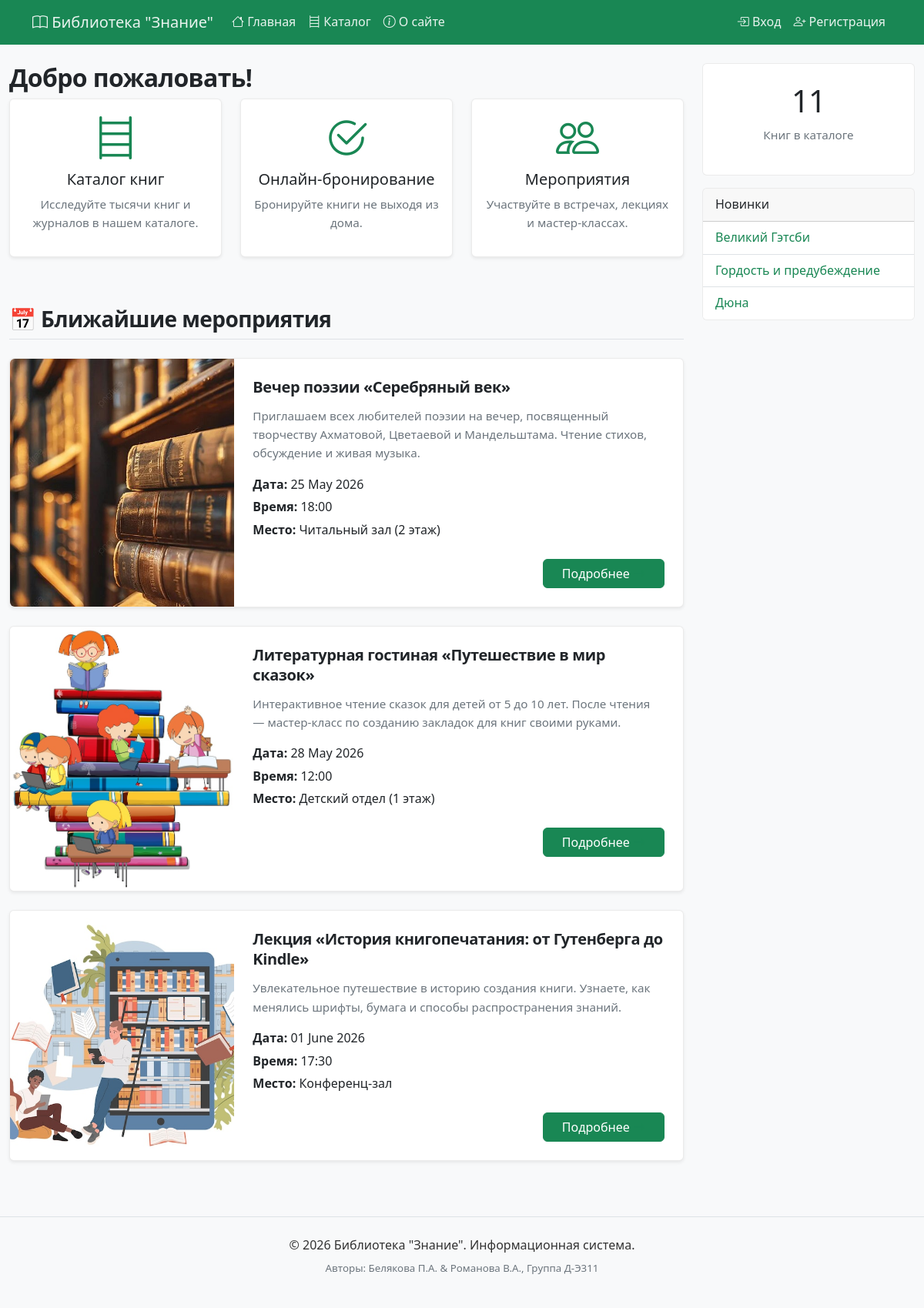
Before: / with the older database file.
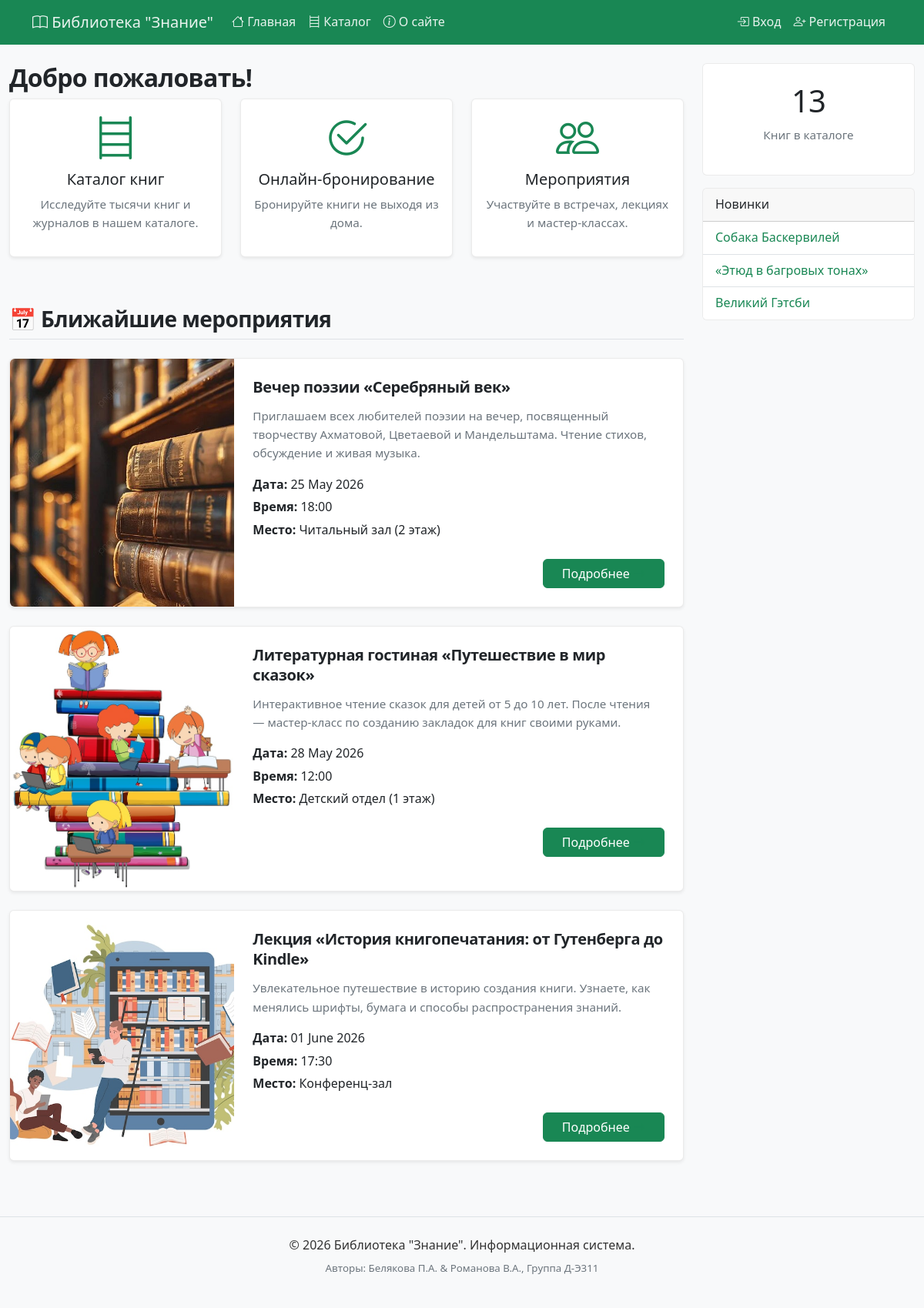
After: the same page with the newer database file.
### catalog/models.py (models this page shows, shortened)
class Event(models.Model):
    title = models.CharField("Название мероприятия", max_length=200)
    slug = models.SlugField("URL-адрес", max_length=200, unique=True)
    description = models.TextField("Описание", blank=True)
    date = models.DateField("Дата")
    time = models.TimeField("Время")
    location = models.CharField("Место проведения", max_length=200)
    image = models.ImageField("Изображение", upload_to='events/', blank=True, null=True)
    class Meta:
        ordering = ['date']
        verbose_name = "Мероприятие"
        verbose_name_plural = "Мероприятия"
    def get_absolute_url(self):
        return reverse('catalog:event_detail', kwargs={'slug': self.slug})

class Book(models.Model):
    title = models.CharField("Название", max_length=200)
    slug = models.SlugField(
        max_length=200,
        unique=True,
        blank=True,
        null=True  # Важно для существующих книг
    )
    author = models.CharField("Автор", max_length=150)
    isbn = models.CharField("ISBN", max_length=17, unique=True, blank=True, null=True)
    genre = models.ForeignKey("Genre", on_delete=models.SET_NULL, null=True, verbose_name="Жанр", related_name="books")
    is_available = models.BooleanField("Доступна", default=True)
    summary = models.TextField("Описание", blank=True)
    added_at = models.DateTimeField("Добавлено", auto_now_add=True)
    tags = TaggableManager(blank=True, verbose_name="Теги")
    def get_absolute_url(self):
        return reverse('catalog:book_detail', kwargs={'slug': self.slug})
    class Meta:
        ordering = ["-added_at"]

### catalog/views.py (the view)
# urls.py: path('', views.home, name='home'),
def home(request):
    events = Event.objects.all()[:4]
    context = {
        'events': events,
    }
    return render(request, 'catalog/home.html', context)

### catalog/templatetags/library_tags.py (called while the page is built)
@register.simple_tag
def total_books():
    return Book.objects.filter(is_available=True).count()

@register.inclusion_tag('catalog/latest_books.html')
def show_latest_books(count=3):
    latest_books = Book.objects.filter(is_available=True).order_by('-added_at')[:count]
    return {'latest_books': latest_books}

### catalog/templates/catalog/home.html (shortened to what this page needs)
{% extends "catalog/base.html" %}
{% block content %}
  <h2>Добро пожаловать!</h2>
  <div class="row mb-5 text-center">
    <div class="col-md-4 mb-3">
        <div class="card h-100 border-0 shadow-sm p-3">
            <div class="display-4 text-success mb-2"><i class="bi bi-bookshelf"></i></div>
            <h5>Каталог книг</h5>
            <p class="text-muted small">Исследуйте тысячи книг и журналов в нашем каталоге.</p>
        </div>
    </div>
    <div class="col-md-4 mb-3">
        <div class="card h-100 border-0 shadow-sm p-3">
            <div class="display-4 text-success mb-2"><i class="bi bi-check2-circle"></i></div>
            <h5>Онлайн-бронирование</h5>
            <p class="text-muted small">Бронируйте книги не выходя из дома.</p>
        </div>
    </div>
    <div class="col-md-4 mb-3">
        <div class="card h-100 border-0 shadow-sm p-3">
            <div class="display-4 text-success mb-2"><i class="bi bi-people"></i></div>
            <h5>Мероприятия</h5>
            <p class="text-muted small">Участвуйте в встречах, лекциях и мастер-классах.</p>
        </div>
    </div>
</div>
  <div class="row mt-5">
    <div class="col-12">
      <h3 class="border-bottom pb-2 mb-4">📅 Ближайшие мероприятия</h3>
    </div>
    {% if events %}
      <div class="col-12">
        {% for event in events %}
        <div class="card mb-4 shadow-sm">
          <div class="row g-0">
            <div class="col-md-4">
              {% if event.image %}
                <img src="{{ event.image.url }}" class="img-fluid rounded-start w-100 h-100 object-fit-cover" style="min-height: 200px;" alt="{{ event.title }}">
              {% else %}
                <div class="bg-light d-flex align-items-center justify-content-center h-100 text-muted rounded-start" style="min-height: 200px;">
                  <i class="bi bi-calendar-event" style="font-size: 4rem;"></i>
                </div>
              {% endif %}
            </div>
            <div class="col-md-8">
              <div class="card-body d-flex flex-column">
                <h4 class="card-title mb-3">
                  <a href="{{ event.get_absolute_url }}" class="text-decoration-none text-dark fw-bold">{{ event.title }}</a>
                </h4>
                <p class="card-text text-muted mb-3">
                  {{ event.description|truncatewords:25 }}
                </p>
                <div class="mb-4">
                  <p class="mb-1"><strong> Дата:</strong> {{ event.date|date:"d E Y" }}</p>
                  <p class="mb-1"><strong> Время:</strong> {{ event.time|date:"H:i" }}</p>
                  <p class="mb-0"><strong> Место:</strong> {{ event.location }}</p>
                </div>
                <div class="mt-auto text-end">
                  <a href="{{ event.get_absolute_url }}" class="btn btn-success px-4">
                    Подробнее <i class="bi bi-arrow-right"></i>
                  </a>
                </div>
              </div>
            </div>
          </div>
        </div>
        {% endfor %}
      </div>
    {% else %}
      <div class="col-12">
        <p class="text-muted">В ближайшее время мероприятий не запланировано.</p>
      </div>
    {% endif %}
  </div>
{% endblock %}

### catalog/templates/catalog/base.html (shortened to what this page needs)
{% load static %}
{% load library_tags %}
<!DOCTYPE html>
<html lang="ru">
<head>
    <link href="https://cdn.jsdelivr.net/npm/bootstrap@5.3.2/dist/css/bootstrap.min.css" rel="stylesheet">
    <link rel="stylesheet" href="https://cdn.jsdelivr.net/npm/bootstrap-icons@1.11.1/font/bootstrap-icons.css">
    <link rel="stylesheet" href="{% static 'css/styles.css' %}">
</head>
<body>
    {% block header %}
    <nav class="navbar navbar-expand-lg navbar-dark bg-primary">
        <div class="container">
            <a class="navbar-brand" href="{% url 'catalog:home' %}">
                <i class="bi bi-book"></i> Библиотека "Знание"
            </a>
            <div class="collapse navbar-collapse" id="navbarMain">
                <ul class="navbar-nav me-auto">
                    <li class="nav-item">
                        <a class="nav-link" href="{% url 'catalog:home' %}">
                            <i class="bi bi-house"></i> Главная
                        </a>
                    </li>
                    <li class="nav-item">
                        <a class="nav-link" href="{% url 'catalog:book_list' %}">
                            <i class="bi bi-bookshelf"></i> Каталог
                        </a>
                    </li>
                    <li class="nav-item">
                        <a class="nav-link" href="{% url 'catalog:about' %}">
                            <i class="bi bi-info-circle"></i> О сайте
                        </a>
                    </li>
                </ul>
                <ul class="navbar-nav">
                    {% if user.is_authenticated %}
                    <li class="nav-item dropdown">
                        <a class="nav-link dropdown-toggle" href="#" role="button" data-bs-toggle="dropdown">
                            {% if user.is_authenticated and user.profile.avatar %}
                                <img src="{{ user.profile.avatar.url }}" alt="avatar" class="avatar-small me-2">
                            {% else %}
                                <i class="bi bi-person-circle"></i>
                            {% endif %}
                            {{ user.get_full_name|default:user.username }}
                        </a>
                        <ul class="dropdown-menu dropdown-menu-end">
                            <li><a class="dropdown-item" href="{% url 'accounts:profile' %}">
                                <i class="bi bi-person"></i> Профиль
                            </a></li>
                            <li><a class="dropdown-item" href="{% url 'catalog:reader_profile' %}">
                                <i class="bi bi-card-list"></i> Мои брони
                            </a></li>
                            <li><hr class="dropdown-divider"></li>
                            <li>
                                <form method="post" action="{% url 'logout' %}" class="d-inline">
                                    {% csrf_token %}
                                    <button type="submit" class="dropdown-item">
                                        <i class="bi bi-box-arrow-right"></i> Выйти
                                    </button>
                                </form>
                            </li>
                        </ul>
                    </li>
                    {% else %}
                    <li class="nav-item">
                        <a class="nav-link" href="{% url 'login' %}">
                            <i class="bi bi-box-arrow-in-right"></i> Вход
                        </a>
                    </li>
                    <li class="nav-item">
                        <a class="nav-link" href="{% url 'accounts:signup' %}">
                            <i class="bi bi-person-plus"></i> Регистрация
                        </a>
                    </li>
                    {% endif %}
                </ul>
            </div>
        </div>
    </nav>
    {% endblock %}
    <main class="container-xxl my-4">
        <div class="row">
            <div class="col-md-9">
                {% block content %}{% endblock %}
            </div>
            <div class="col-md-3">
                {% block sidebar %}
                <div class="card mb-3 text-center">
                    <div class="card-body">
                        <h3 class="display-6">{% total_books %}</h3>
                        <p class="text-muted">Книг в каталоге</p>
                    </div>
                </div>
                {% show_latest_books 3 %}
                {% endblock %}
            </div>
        </div>
    </main>
    <footer class="bg-light py-4 mt-5 border-top">
        <div class="container text-center">
            <p class="mb-1">&copy; 2026 Библиотека "Знание". Информационная система.</p>
            <p class="mb-0 text-muted">
                <small>Авторы: Белякова П.А. & Романова В.А., Группа Д-Э311</small>
            </p>
        </div>
    </footer>
</body>
</html>

### catalog/templates/catalog/latest_books.html
<div class="card mb-3">
    <div class="card-header"> Новинки</div>
    <ul class="list-group list-group-flush">
        {% for book in latest_books %}
        <li class="list-group-item">
            {% if book.slug %}
                <a href="{{ book.get_absolute_url }}" class="text-success">
                    {{ book.title }}
                </a>
            {% else %}
                <span class="text-muted">{{ book.title }}</span>
            {% endif %}
        </li>
        {% empty %}
        <li class="list-group-item">Книг пока нет</li>
        {% endfor %}
    </ul>
</div>

### static/css/styles.css (style rules this page uses)
body { font-family: 'Segoe UI', Tahoma, Geneva, Verdana, sans-serif; background-color: #f8f9fa; color: #333333; line-height: 1.6; }
h1, h2, h3, h4 { color: #212529; font-weight: 600; letter-spacing: -0.02em; }
.card-title { font-size: 1.25rem !important; font-weight: 600 !important; color: #212529 !important; }
.bg-primary, .navbar, .btn-primary { background-color: #198754 !important; border-color: #198754 !important; }
.card { transition: all 0.3s cubic-bezier(0.4, 0, 0.2, 1) !important; border: 1px solid rgba(0,0,0,0.08) !important; }
.card-body { padding: 1.5rem !important; }
.card-title { font-size: 1.25rem !important; margin-bottom: 0.75rem !important; line-height: 1.3 !important; }
.card-subtitle, .text-muted { font-size: 0.95rem !important; color: #6c757d !important; margin-bottom: 1rem !important; }
.card .bi:not(.btn-primary i) { color: #198754 !important; }
a:not(.navbar a):not(.dropdown-item):not(.btn):not(.card-title a):not(h1 a):not(h2 a):not(h3 a):not(.tag-link) { color: #198754 !important; text-decoration: none; }
.navbar a, .dropdown-item { color: rgba(255, 255, 255, 0.9) !important; }
.card-title, .card-title a, h1, h2, h3, h4, h5, h6 { color: #212529 !important; }
footer { border-top: 1px solid #e9ecef; margin-top: 2rem; }
.btn { transition: transform 0.3s cubic-bezier(0.2, 0, 0, 1), box-shadow 0.3s ease !important; }
body { animation: fadeIn 0.3s ease-out; }

Changed rows visible on the page:
no longer on this page (row unchanged): Book: title "Гордость и предубеждение"
no longer on this page (row unchanged): Book: title "Дюна"
added Book: title "Собака Баскервилей"
added Book: title "«Этюд в багровых тонах»"
Other visible differences:
text no longer shown: "11"
text now shown: "13"
